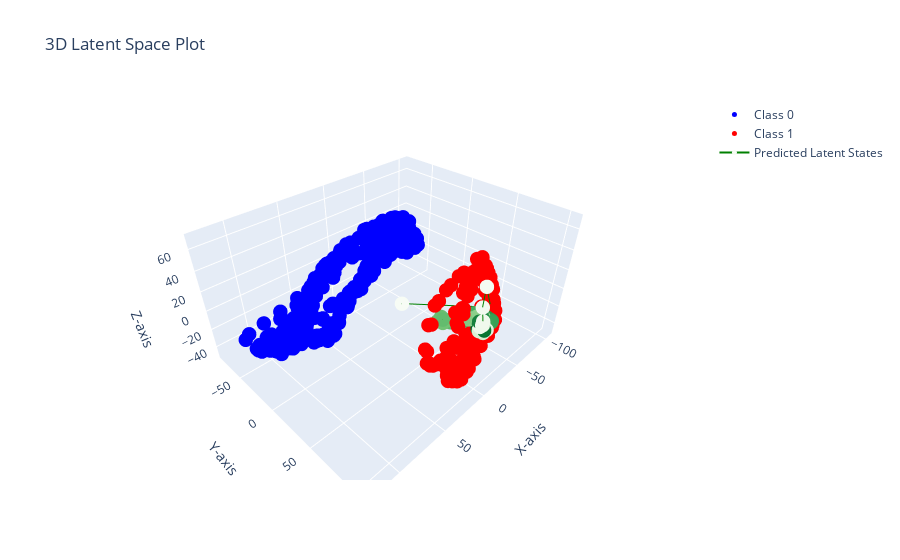

Write notebook code for a chart like this one.
### Code cell
# Assuming gpdm.get_X_for_class is your method to get the data
X0 = gpdm.get_X_for_class(0).detach().numpy()
X1 = gpdm.get_X_for_class(1).detach().numpy()
predicted_latent_states = predicted_latent_states.detach().numpy()

# Create the plot
fig = go.Figure()

# Add Class 0 data (in blue)
fig.add_trace(go.Scatter3d(
    x=X0[:, 0],
    y=X0[:, 1],
    z=X0[:, 2],
    mode='markers',
    marker=dict(size=5, color='blue'),
    name='Class 0'
))

# Add Class 1 data (in red)
fig.add_trace(go.Scatter3d(
    x=X1[:, 0],
    y=X1[:, 1],
    z=X1[:, 2],
    mode='markers',
    marker=dict(size=5, color='red'),
    name='Class 1'
))

# Add predicted latent states (in green)
# make then a gradient of green to show the trajectory
fig.add_trace(go.Scatter3d(
    x=predicted_latent_states[:, 0],
    y=predicted_latent_states[:, 1],
    z=predicted_latent_states[:, 2],
    mode='lines+markers',
    marker=dict(size=5, color=np.linspace(0, 1, len(predicted_latent_states)), colorscale='Greens'),
    line=dict(color='green', width=2),
    name='Predicted Latent States'
))

# Update layout with axis labels and title
fig.update_layout(
    title="3D Latent Space Plot",
    scene=dict(
        xaxis_title="X-axis",
        yaxis_title="Y-axis",
        zaxis_title="Z-axis"
    )
)

# Show the interactive plot
fig.show()

### Figure 1 — Plotly figure (JSON) as saved in the notebook; plotly's stock layout.template omitted (floating-point values rounded to 4 significant figures; data arrays with more than 128 entries replaced by an {"elided": "..."} marker saying what was removed)
{"data": [{"marker": {"color": "blue", "size": 5}, "mode": "markers", "name": "Class 0", "type": "scatter3d", "x": {"elided": "365 float values"}, "y": {"elided": "365 float values"}, "z": {"elided": "365 float values"}}, {"marker": {"color": "red", "size": 5}, "mode": "markers", "name": "Class 1", "type": "scatter3d", "x": {"elided": "179 float values"}, "y": {"elided": "179 float values"}, "z": {"elided": "179 float values"}}, {"line": {"color": "green", "width": 2}, "marker": {"color": [0, 0.01205, 0.0241, 0.03614, 0.04819, 0.06024, 0.07229, 0.08434, 0.09639, 0.1084, 0.1205, 0.1325, 0.1446, 0.1566, 0.1687, 0.1807, 0.1928, 0.2048, 0.2169, 0.2289, 0.241, 0.253, 0.2651, 0.2771, 0.2892, 0.3012, 0.3133, 0.3253, 0.3373, 0.3494, 0.3614, 0.3735, 0.3855, 0.3976, 0.4096, 0.4217, 0.4337, 0.4458, 0.4578, 0.4699, 0.4819, 0.494, 0.506, 0.5181, 0.5301, 0.5422, 0.5542, 0.5663, 0.5783, 0.5904, 0.6024, 0.6145, 0.6265, 0.6386, 0.6506, 0.6627, 0.6747, 0.6867, 0.6988, 0.7108, 0.7229, 0.7349, 0.747, 0.759, 0.7711, 0.7831, 0.7952, 0.8072, 0.8193, 0.8313, 0.8434, 0.8554, 0.8675, 0.8795, 0.8916, 0.9036, 0.9157, 0.9277, 0.9398, 0.9518, 0.9639, 0.9759, 0.988, 1], "colorscale": [[0, "rgb(247,252,245)"], [0.125, "rgb(229,245,224)"], [0.25, "rgb(199,233,192)"], [0.375, "rgb(161,217,155)"], [0.5, "rgb(116,196,118)"], [0.625, "rgb(65,171,93)"], [0.75, "rgb(35,139,69)"], [0.875, "rgb(0,109,44)"], [1, "rgb(0,68,27)"]], "size": 5}, "mode": "lines+markers", "name": "Predicted Latent States", "type": "scatter3d", "x": [6.056, -82.63, -14.98, -7.896, -6.075, -7.546, -10.12, -11.78, -14.91, -14.34, -13.63, -16.17, -14.86, -12.0, -9.99, -11.88, -13.32, -16.65, -18.48, -20.22, -22.33, -23.38, -25.03, -27.0, -30.96, -33.87, -36.36, -36.23, -36.46, -38.49, -37.16, -33.93, -26.7, -21.0, -17.38, -14.31, -10.31, -8.119, -4.746, -2.085, 1.144, 4.365, 9.457, 10.99, 8.18, 8.655, 3.509, -4.545, -6.207, -12.15, -14.69, -18.04, -17.02, -21.28, -25.39, -28.46, -30.51, -33.01, -34.22, -33.78, -31.92, -24.81, -20.46, -17.9, -14.28, -15.93, -11.15, -11.24, -13.86, -13.41, -12.44, -12.89, -12.3, -12.87, -13.88, -12.16, -12.72, -16.76, -18.97, -23.58, -26.45, -30.47, -30.55, -33.4], "y": [21.22, 57.07, 89.51, 92.82, 95.96, 94.71, 91.41, 92.76, 91.05, 91.41, 92.87, 94.25, 92.95, 92.44, 91.05, 89.84, 89.89, 91.1, 89.78, 88.67, 87.44, 85.49, 84.72, 85.61, 85.07, 83.47, 84.47, 83.75, 83.06, 80.73, 82.45, 82.79, 83.01, 84.63, 85.43, 84.7, 83.42, 81.84, 80.14, 76.93, 73.8, 71.23, 69.39, 65.26, 66.23, 68.47, 72.15, 74.21, 76.78, 77.93, 78.37, 79.43, 83.9, 86.71, 87.73, 90.42, 89.53, 86.37, 86.94, 86.28, 84.04, 84.35, 85.15, 85.91, 83.94, 87.05, 89.44, 89.49, 91.31, 92.63, 93.77, 93.25, 94.34, 92.08, 89.7, 88.16, 88.17, 87.63, 85.77, 83.15, 82.6, 83.86, 85.45, 85.85], "z": [-2.031, -34.54, 39.16, 25.06, 14.25, 8.713, 3.679, 5.319, 4.466, 4.31, 2.979, -1.36, 0.0629, -0.8868, -0.8435, -0.8159, -3.076, -6.678, -4.319, -6.391, -8.989, -6.069, -7.778, -8.947, -10.68, -11.62, -11.8, -12.49, -13.64, -14.93, -11.57, -7.086, 0.2022, 2.621, 4.449, 7.86, 7.767, 7.037, 8.838, 6.168, 5.845, 7.58, 6.345, 6.634, 9.941, 8.704, 5.173, 7.76, 2.969, 2.442, 4.144, 6.368, 4.488, -0.5452, -2.948, -2.758, -2.804, -4.774, -6.609, -6.747, -3.473, -0.685, 6.466, 5.404, 6.859, 4.852, 7.194, 5.121, 2.358, -0.295, 1.167, -0.2393, 0.4064, -1.45, -1.348, -0.6774, -2.087, -4.525, -7.864, -7.572, -8.857, -7.566, -8.179, -9.684]}], "layout": {"scene": {"xaxis": {"title": {"text": "X-axis"}}, "yaxis": {"title": {"text": "Y-axis"}}, "zaxis": {"title": {"text": "Z-axis"}}}, "title": {"text": "3D Latent Space Plot"}}}
